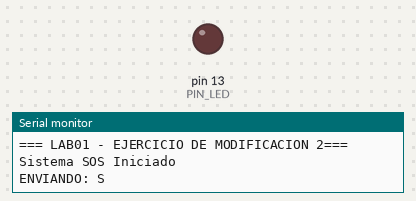
Simulated run of this sketch. Board: Arduino Uno, built with avr-gcc and run on an emulated ATmega328P. On the bench: output pins drawn as LEDs (lit = HIGH), the last lines printed to the serial monitor.

Above: at 1.3 s.
At 9.5 s:
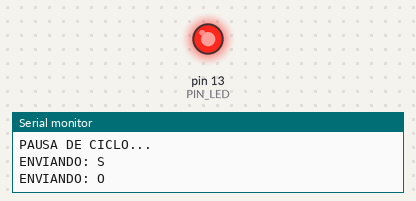
Timing chart, 0 to 9.9 s (numbered marks = the images above):
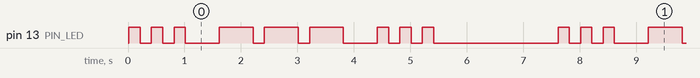

The sketch:

sketch.ino
```cpp
const int PIN_LED = 13;
int contador = 0;

void setup() {
  // put your setup code here, to run once:
  pinMode(PIN_LED, OUTPUT);

  Serial.begin(9600);
  Serial.println("=== LAB01 - EJERCICIO DE MODIFICACION 2===");
  Serial.println("Sistema SOS Iniciado");
  }

void loop() {
  // put your main code here, to run repeatedly:
  Serial.println("ENVIANDO: S");
  for(int i = 0; i < 3; i++){
    digitalWrite(PIN_LED, HIGH);
    delay(200);
    digitalWrite(PIN_LED, LOW);
    delay(200);
  }
  delay(400);

  Serial.println("ENVIANDO: O");
  for(int i = 0; i < 3; i++){
    digitalWrite(PIN_LED, HIGH);
    delay(600);
    digitalWrite(PIN_LED, LOW);
    delay(200);
  }
  delay(400);

  Serial.println("ENVIANDO: S");
  for(int i = 0; i < 3; i++){
    digitalWrite(PIN_LED, HIGH);
    delay(200);
    digitalWrite(PIN_LED, LOW);
    delay(200);
  }

  Serial.println("PAUSA DE CICLO...");
  delay(2000);
}
```

Measured:
- by itself, pin 13 (PIN_LED): repeats every 7.6 s: 2 × (LOW 0.20 s, HIGH 0.20 s), LOW 0.60 s, 2 × (HIGH 0.60 s, LOW 0.20 s), HIGH 0.60 s, LOW 0.60 s, 2 × (HIGH 0.20 s, LOW 0.20 s), HIGH 0.20 s, LOW 2.2 s, HIGH 0.20 s
- by itself, everything shown: repeats every 7.6 s, in 18 steps
